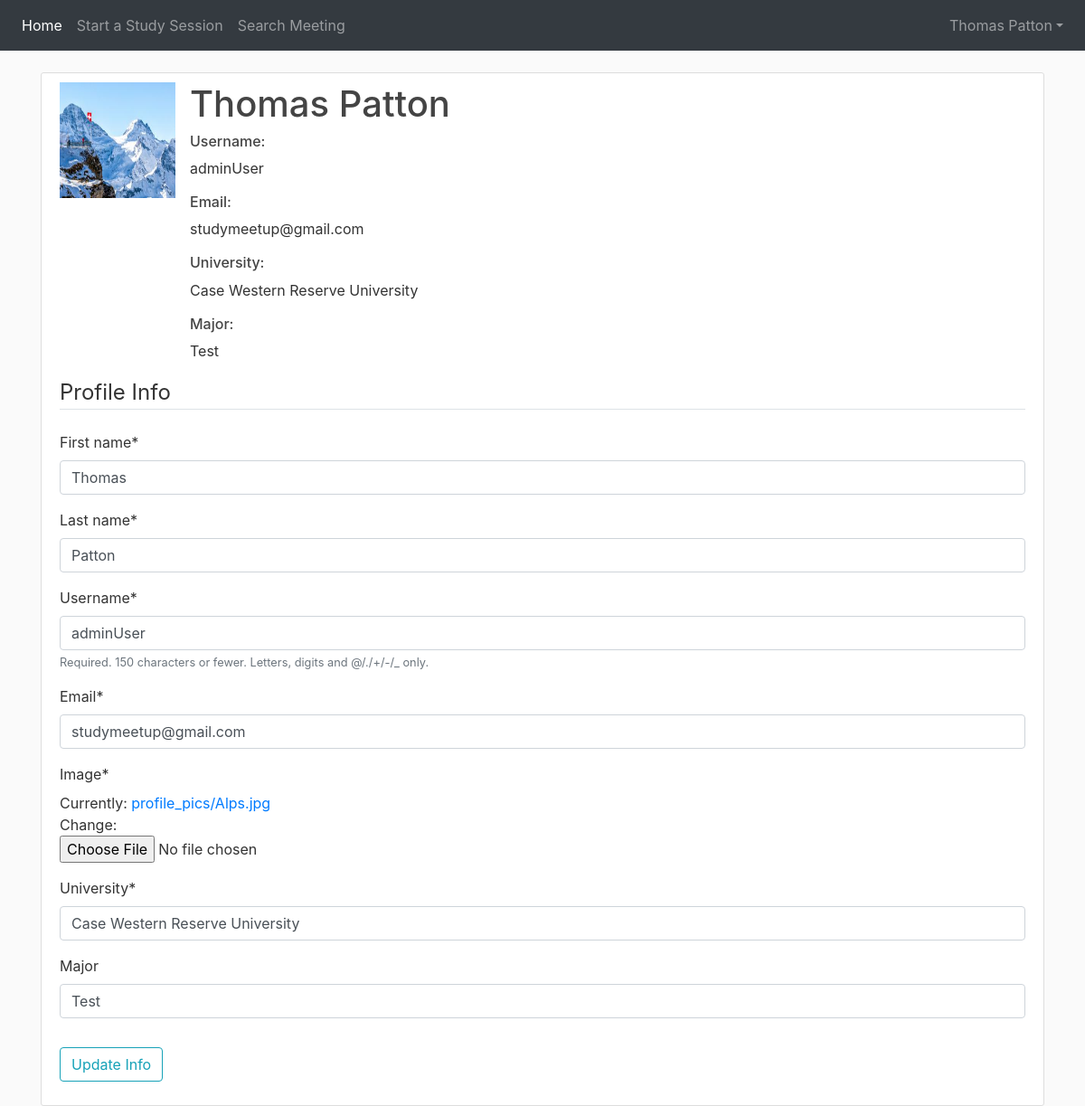
/profile/1/ (signed in), run on the app's committed database.
### USERS/models.py (models this page shows, shortened)
class Profile(models.Model):
    user = models.OneToOneField(User, on_delete=models.CASCADE)
    image = models.ImageField(default='default.jpg', upload_to='profile_pics')
    university = models.CharField(max_length=50, default="No University")
    major = models.CharField(max_length=20, default="Undecided")

### USERS/views.py (the view, shortened to what this page needs)
# urls.py: path('profile/<int:pk>/', user_views.ProfileDetailView.as_view(), name='profile'),
class ProfileDetailView(LoginRequiredMixin, DetailView):
    model = Profile
    template_name = 'USERS/profile.html'
    def get_context_data(self, **kwargs):
        context = super().get_context_data(**kwargs)
        u_form = UserUpdateForm(instance=self.request.user)
        p_form = ProfileUpdateForm(instance=self.request.user.profile)
        context['u_form'] = u_form
        context['p_form'] = p_form
        return context

### USERS/forms.py
class UserUpdateForm(forms.ModelForm):
    email = forms.EmailField()
    first_name = forms.CharField(max_length=30, required=True)
    last_name = forms.CharField(max_length=30, required=True)
    class Meta:
        model = User
        fields = ['first_name', 'last_name', 'username', 'email']

class ProfileUpdateForm(forms.ModelForm):
    university = forms.CharField(max_length=50, required=True)
    major = forms.CharField(max_length=20, required=False)
    class Meta:
        model = Profile
        fields = ['image', 'university', 'major']

### USERS/templates/USERS/profile.html (shortened to what this page needs)
{% extends "USERS/base.html" %}
{% load crispy_forms_tags %}
{% block content %}
<div class="content-section">
      <div class="media">
      <img class="mr-3" style="width: 128px; height: 128px" src={{ object.image.url }} >
      <div class="media-body">
       <h1 class="mt-0">{{ object.user.first_name }} {{ object.user.last_name }}</h1>
          <h6>Username:</h6>
          <p>{{ object.user.username }}</p>
          <h6>Email:</h6>
          <p>{{ object.user.email }}</p>
          <h6>University:</h6>
          <p>{{ object.university }}</p>
          <h6>Major:</h6>
          <p>{{ object.major }}</p>
      </div>
    </div>
    {% if user.username == object.user.username %}
        <form method="POST" enctype="multipart/form-data">
            <fieldset class="form-group">
                <legend class="border-bottom mb-4">Profile Info</legend>
                {{ u_form|crispy }}
                {{ p_form|crispy }}
            </fieldset>
            <div class="form-group">
                 <button class ="btn btn-outline-info" type="submit">Update Info</button>
            </div>
        </form>
    {% endif %}
</div>
{% endblock content %}

### USERS/templates/USERS/navbar.html (shortened to what this page needs)
<nav class="navbar navbar-expand-lg navbar-dark bg-dark fixed-top">
    <div class="collapse navbar-collapse" id="navbarsExampleDefault">
            <ul class="navbar-nav mr-auto">
                <li class="nav-item active">
                    <a class="nav-link" href="{% url 'meetings-list' %}">Home <span class="sr-only">(current)</span></a>
                </li>
                <li class="nav-item">
                    <a class="nav-link" href="{% url 'meeting-create' %}">Start a Study Session</a>
                </li>
                <li class="nav-item">
                    <a class="nav-link" href="{% url 'meeting-search' %}">Search Meeting</a>
                </li>
            </ul>
            <ul class="navbar-nav ml-auto nav-flex-icons">
                <li class="nav-item dropdown">
                    <a class="nav-link dropdown-toggle" href="#" id="dropdown01" data-toggle="dropdown"
                       aria-haspopup="true" aria-expanded="false">
                     {{ user.first_name }} {{ user.last_name }}</a>
                </li>
            </ul>
        </div>
    </nav>

### USERS/static/USERS/main.css (style rules this page uses)
body { background: #fafafa; color: #333333; margin-top: 5rem; }
h1, h2, h3, h4, h5, h6 { color: #444444; }
ul { margin: 0; }
.content-section { background: #ffffff; padding: 10px 20px; border: 1px solid #dddddd; border-radius: 3px; margin-bottom: 20px; }

### data on the page
Profile: image (picture), user.first_name "Thomas", user.last_name "Patton", user.username "adminUser", user.email "studymeetup@gmail.com", university "Case Western Reserve University", major "Test"

### other printed values
{{ user.first_name }} "Thomas"
{{ user.last_name }} "Patton"
